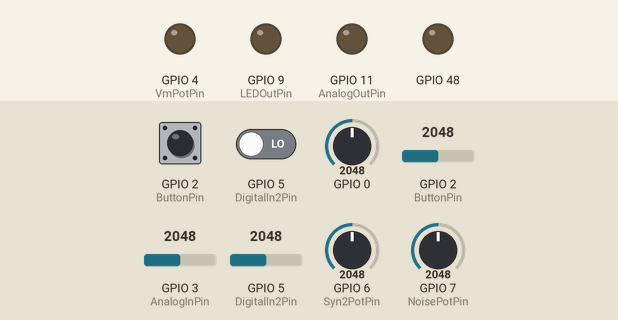
Bench run of a sketch on a simulated ESP32-S3. On the bench: output pins drawn as LEDs (lit = HIGH). Dashed ring = blinking. Inputs (shaded band) come from the test bench; at power-on: GPIO 2 (ButtonPin) LOW, GPIO 7 (NoisePotPin) = 2048, GPIO 0 = 2048, GPIO 2 (ButtonPin) = 2048, GPIO 3 (AnalogInPin) = 2048, GPIO 5 (DigitalIn2Pin) LOW, GPIO 5 (DigitalIn2Pin) = 2048, GPIO 6 (Syn2PotPin) = 2048. Random numbers use the default seed unless the sketch sets one; what the sketch prints to the serial monitor is not drawn.

Above: at 1.2 s.
1.3 s: GPIO 2 (ButtonPin) pulled HIGH for 0.15 s
At 3.0 s:
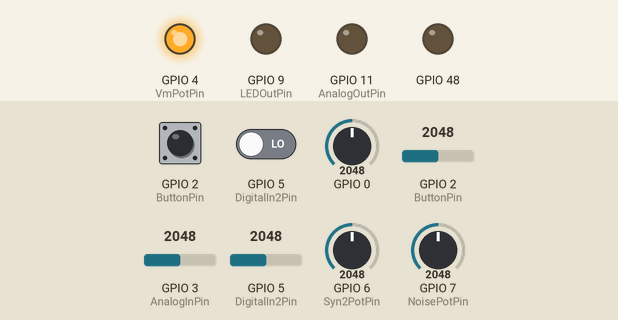
4.4 s: GPIO 2 (ButtonPin) pulled HIGH for 1 s
At 4.47 s:
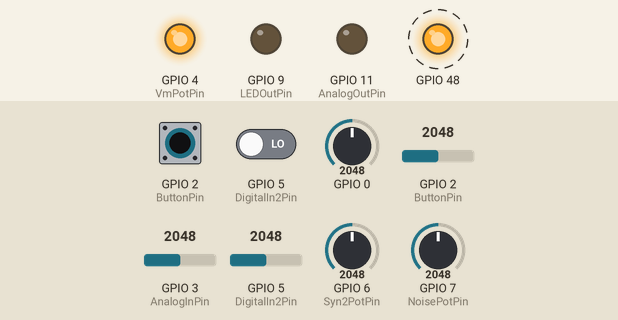
7.4 s: GPIO 2 (ButtonPin) pulled HIGH for 3.2 s
At 11.8 s:
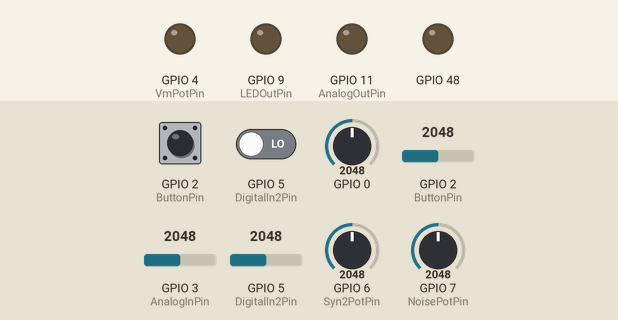
15.1 s: GPIO 7 (NoisePotPin) set to 1228
Timing chart, 0 to 18.1 s (numbered marks = the images above; inputs shaded):
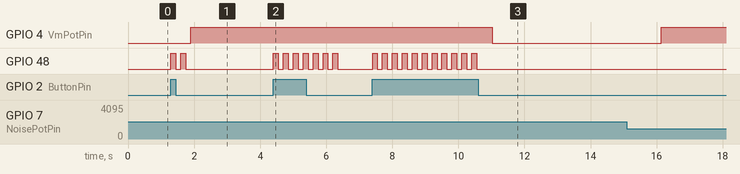

The sketch:

Spikeling.ino
```cpp
////////////////////////////////////////////////////////////////////////////
// Spikeling v1.1. By T Baden, Sussex Neuroscience, UK (www.badenlab.org) //
// 2017                                                                   //
// Izhikevich model taken from original paper (2003 IEEE)                 //
////////////////////////////////////////////////////////////////////////////
// Hardware-specific settings
// Swap these if the ESP32is used instead of Arduino Nano
// (for Spikeling 2.0, see GitHub/Manual)
//
#include   "SettingsArduino.h"
//#include "SettingsESP.h"

///////////////////////////////////////////////////////////////////////////
// KEY PARAMETERS TO SET BY USER  /////////////////////////////////////////
///////////////////////////////////////////////////////////////////////////

int   nosound         = 0;    // 0 default, click on spike + digi out port active. 1 switches both off
int   noled           = 0;    // 0 default, 1 switches the LED off
int   FastMode        = 0;    // default 0; if >0, the script is more optimised for speed by removing some of the serial outputs at the
                              // ... end of the script. This will systematically speed up the whole thing, but the system time will no longer be output as the 8th column
                              // ... meaning that the analysis scripts would need to be adjusted to reflect this (i.e. the array entry of the system time, default - column 8).
                              // FastMode = 0: Stores 8 model parameters via serial, runs at ~280 Hz, system time in column 8 (of 8)
                              // FastMode = 1: Stores 4 model parameters via serial, runs at ~390 Hz, system time in column 4 (of 4)
                              // FastMode = 2: Stores 2 model parameters via serial, runs at ~480 Hz, system time in column 2 (of 2)
                              // FastMode = 3: Stores 0 model parameters via serial, runs at ~730 Hz, DOES NOT SEND DATA TO PC!
                              // The next best thing to furhter increase speed would be to call the several analog.read/write functions
                              // less frequently. If all are disabled, the mode can exceed 1kHz, but then the dials/PD don't work... One compromise
                              // around this would be to call them less frequently. This would give a little extra speed but eventually make the
                              // dials and photodiode feel "sluggish". The latter is currently not implemented
int   AnalogInActive  = 1;    // default = 1, PORT 3 setting: Is Analog In port in use? Note that this shares the dial with the Syn2 (PORT 2) dial
int   Syn1Mode        = 1;    // default 1
                              // Syn1Mode = 0: Synapse 1 Port works like Synapse 2, to receive digital pulses as inputs
                              // Syn1Mode = 1: Synapse 1 Port acts as a Stimulus generator, with pulse frequency being controlled by Syn1Dial
                              // Syn1Mode = 2: Synapse 1 Port acts as a Stimulus generator, generating random Noise sequences (for reverse correlation)
                              // Note: this is being read into the Array_DigiOutMode Array below. This can also be manually set for each Mode, if desired by
                              // simply replacing the Syn1Mode entries in this array with 0, 1 or 2

float PD_Scaling      = 0.5;  // the lower the more sensitive.                       Default = 0.5
int   SynapseScaling  = 50;   // The lower, the stronger the synapse.                Default = 50
int   VmPotiScaling   = 2;    // the lower, the stronger the impact of the Vm poti.  Default = 2
int   AnalogInScaling = 2500; // the lower, the stronger the impact of Analog Input. Default = 2500
int   NoiseScaling    = 10;   // the lower, the higher the default noise level.      Default = 10

float Synapse_decay   = 0.995;// speed of synaptic decay.The difference to 1 matters - the smaller the difference, the slower the decay. Default  = 0.995
float PD_gain_min     = 0.0;  // the photodiode gain cannot decay below this value
float timestep_ms     = 0.1;  // default 0.1. This is the "intended" refresh rate of the model.
                              // Note that it does not actually run this fast as the Arduino cannot execute the...
                              // ...full script at this rate.  Instead, it will run at 333-900 Hz, depending on settings (see top)

// set up Neuron behaviour array parameters
int   nModes = 5; // set this to number of entries in each array. Entries 1 define Mode 1, etc..

  // Izhikevich model parameters - for some pre-tested behaviours from the original paper, see bottom of the script
float Array_a[]           =  { 0.02,  0.02, 0.02, 0.02, 0.02 }; // time scale of recovery variable u. Smaller a gives slower recovery
float Array_b[]           =  { 0.20,  0.20, 0.25, 0.20, -0.1 }; // recovery variable associated with u. greater b coules it more strongly (basically sensitivity)
int   Array_c[]           =  {  -65,   -50,  -55,  -55,  -55 }; // after spike reset value
float Array_d[]           =  {  6.0,   2.0, 0.05,  4.0,  6.0 }; // after spike reset of recovery variable

float Array_PD_decay[]    =  { 0.00005,  0.001, 0.00005,  0.001, 0.00005  }; // slow/fast adapting Photodiode - small numbers make diode slow to decay
float Array_PD_recovery[] =  {   0.001,   0.01,   0.001,   0.01,   0.001  }; // slow/fast adapting Photodiode - small numbers make diode recover slowly
int   Array_PD_polarity[] =  {       1,     -1,      -1,      1,       1  }; // 1 or -1, flips photodiode polarity, i.e. 1: ON cell, 2: OFF cell

int   Array_DigiOutMode[] =  {Syn1Mode,Syn1Mode,Syn1Mode,Syn1Mode,Syn1Mode}; // PORT 1 setting. 0: Synapse 1 In, 1: Stimulus out, 2: 50 Hz binary noise out (for reverse correlation)
/////////////////////////////////////////////////////////////////////////////////////////////////////////////////////////////////////////
// MAIN PROGRAMME - ONLY CHANGE IF YOU KNOW WHAT YOU ARE DOING !                                                                       //
/////////////////////////////////////////////////////////////////////////////////////////////////////////////////////////////////////////

////////////////////////////////////////////////////////////////////////////
// Setup variables required to drive the model
float I_total;           // Total input current to the model
float I_PD;              // Photodiode current
float I_Vm;              // Vm setting current
float I_Synapse;         // Total synaptic current of both synapses
float I_AnalogIn;        // Current from analog Input
float I_Noise;           // Noise current
float Synapse1Ampl;      // Synapse 1 efficacy
float Synapse2Ampl;      // Synapse 2 efficacy
float AnalogInAmpl;      // Analog In efficacy
float NoiseAmpl;         // Added Noise level
long  ModelpreviousMicros   = 0;

// initialise state variables for different inputs
boolean spike = false;
int     buttonState    = 0;
int     SpikeIn1State  = 0;
int     SpikeIn2State  = 0;
int     VmPotVal       = 0;
float   Syn1PotVal     = 0.0;
float   Syn2PotVal     = 0.0;
float   NoisePotVal    = 0.0;
float   AnalogInPotVal = 0.0;
float   AnalogInVal    = 0.0;
int     PDVal          = 0;
int     Stimulator_Val = 0;

// for PD smoothing // this is a dirty hack to smooth the photodiode current which in raw form generates ugly noise spikes
int PDVal_Array[]         =  {0,0,0,0,0,0,0,0,0,0};
int PD_integration_counter= 0;
float PDVal_smoothed      = 0;

float PD_gain = 1.0;
int NeuronBehaviour = 0; // 0:8 for different modes, cycled by button
int DigiOutStep = 0;     // stimestep counter for stimulator mode
int Stim_State = 0;      // State of the internal stimulator
float v; // voltage in Iziekevich model
float u; // recovery variable in Iziekevich model

output_t Output; // output structure for plotting
String   OutputStr;

int startMicros = micros();

////////////////////////////////////////////////////////////////////////////
// SETUP (this only runs once at when the Arduino is initialised) //////////
////////////////////////////////////////////////////////////////////////////

void setup(void) {
  Serial.begin(SerOutBAUD);
  initializeHardware(); // Set all the PINs
}

////////////////////////////////////////////////////////////////////////////
// MAIN ////////////////////////////////////////////////////////////////////
////////////////////////////////////////////////////////////////////////////

void loop(void) {

  // check system time in microseconds
  unsigned long currentMicros = micros() - startMicros;

  // do housekeeping, if needed
  #ifdef USES_HOUSEKEEPING
    housekeeping();
  #endif

  // read button to change spike model
  buttonState = digitalReadHelper(ButtonPin);
  if (buttonState == HIGH) {
    NeuronBehaviour+=1;
    if (NeuronBehaviour>=nModes) {NeuronBehaviour=0;}
    Serial.print("Neuron Mode:");
    Serial.println(NeuronBehaviour);
    for (int modeblink = 0; modeblink < NeuronBehaviour +1; modeblink++) {
      digitalWriteHelper(LED_BUILTIN, HIGH); // Blinks the onboard LED according to which programme is selected
      delay(150);
      digitalWriteHelper(LED_BUILTIN, LOW);
      delay(150);
    }
    if (Array_DigiOutMode[NeuronBehaviour]==0) {
      pinModeHelper(DigitalIn1Pin, INPUT); // SET SYNAPSE 1 IN AS INTENDED
    } else {
      pinModeHelper(DigitalIn1Pin, OUTPUT); // SET SYNAPSE 1 IN AS STIMULATOR OUT CHANNEL
    }
  }

 // NOTE: the below analogRead functions take some microseconds to execute so to speed up the model they
 // could be called less frequently or removed entirely.
 // To remove them, simply change e.g. PotVal = analogRead(VmPotPin); to PotVal = 512;

  // read Vm potentiometer to calculate I_Vm
  VmPotVal = analogReadHelper(VmPotPin); // 0:1023, Vm
  I_Vm = -1 * (VmPotVal-512) / VmPotiScaling;

  // read analog In potentiometer to set Analog in and Noise scaling
  AnalogInPotVal = analogReadHelper(Syn2PotPin); // 0:1023, Vm - reads same pot as Synapse 2!
  AnalogInAmpl = (AnalogInPotVal - 512) / AnalogInScaling;

  NoisePotVal = analogReadHelper(NoisePotPin); // 0:1023, Vm
  NoiseAmpl = -1 * ((NoisePotVal-512) / NoiseScaling);
  if (NoiseAmpl<0) {NoiseAmpl = 0;}
   I_Noise+=random(-NoiseAmpl/2,NoiseAmpl/2);
  I_Noise*=0.9;

  // read analog in to calculate I_AnalogIn
  AnalogInVal = analogReadHelper(AnalogInPin); // 0:1023
  I_AnalogIn = -1 * (AnalogInVal) * AnalogInAmpl;
  if (AnalogInActive == 0) {I_AnalogIn = 0;}


  // read Photodiode
  int PDVal = analogReadHelper(PhotoDiodePin); // 0:1023
  if (PD_integration_counter<10) {   // PD integration over 5 points
    PD_integration_counter+=1;
  } else {
    PD_integration_counter=0;
  }
  PDVal_Array[PD_integration_counter]=PDVal;
  PDVal_smoothed=(PDVal_Array[0]+PDVal_Array[1]+PDVal_Array[2]+PDVal_Array[3]+PDVal_Array[4]+PDVal_Array[5]+PDVal_Array[6]+PDVal_Array[7]+PDVal_Array[8]+PDVal_Array[9])/10; // dirty hack to smooth PD current - could be a lot more elegant
  I_PD = ((PDVal_smoothed) / PD_Scaling) * PD_gain; // input current

  if (PD_gain>PD_gain_min){
    PD_gain-=Array_PD_decay[NeuronBehaviour]*I_PD; // adapts proportional to I_PD
     if (PD_gain<PD_gain_min){
      PD_gain=PD_gain_min;
    }
  }
  if (PD_gain<1.0) {
    PD_gain+=Array_PD_recovery[NeuronBehaviour]; // recovers by constant % per iteration
  }

  // Read the two synapses to calculate Synapse Ampl parameters
  Syn1PotVal = analogReadHelper(Syn1PotPin); // 0:1023, Vm
  Synapse1Ampl = -1* (Syn1PotVal-512) / SynapseScaling; //
  Syn2PotVal = analogReadHelper(Syn2PotPin); // 0:1023, Vm
  Synapse2Ampl = -1 * (Syn2PotVal-512) / SynapseScaling; //

  // read Synapse digital inputs
  SpikeIn1State = digitalReadHelper(DigitalIn1Pin);
  if (Array_DigiOutMode[NeuronBehaviour]>0){
    SpikeIn1State = LOW;
  }
  SpikeIn2State = digitalReadHelper(DigitalIn2Pin);
  if (SpikeIn1State == HIGH) {I_Synapse+=Synapse1Ampl;}
  if (SpikeIn2State == HIGH) {I_Synapse+=Synapse2Ampl;}

  // Decay all synaptic current towards zero
  I_Synapse*=Synapse_decay;

  // compute Izhikevich model
  float I_total = I_PD*Array_PD_polarity[NeuronBehaviour] + I_Vm + I_Synapse + I_AnalogIn + I_Noise; // Add up all current sources
  v = v + timestep_ms*(0.04 * v * v + 5*v + 140 - u + I_total);
  u = u + timestep_ms*(Array_a[NeuronBehaviour] * ( Array_b[NeuronBehaviour]*v - u));
  if (v>=30.0){v=Array_c[NeuronBehaviour]; u+=Array_d[NeuronBehaviour];}
  if (v<=-90) {v=-90.0;} // prevent from analog out (below) going into overdrive - but also means that it will flatline at -90. Change the "90" in this line and the one below if want to
  int AnalogOutValue = (v+90) * 2;
  analogWriteHelper(AnalogOutPin,AnalogOutValue);

  #ifdef USES_DAC
    dacWriteHelper(DACOutPin, uint8_t(map(v, -90,20, 0,255)));
  #endif

  if (noled==0) {
    analogWriteHelper(LEDOutPin,AnalogOutValue);
  }
  if  (v>-30.0) {spike=true;}   // check if there has been a spike for digi out routine (below)

  // trigger audio click and Digi out 5V pulse if there has been a spike
  if (spike==true) {
    if (nosound==0) {
      digitalWriteHelper(DigitalOutPin, HIGH);
    }
    spike=false;
  }
  else {
    digitalWriteHelper(DigitalOutPin, LOW);
  }


  // Set DigiOut level if Array_DigiOutMode[NeuronBehaviour] is not 0
  if (Array_DigiOutMode[NeuronBehaviour]==1){ // if in Step Mode
    if (DigiOutStep<Stimulator_Val){
       digitalWriteHelper(DigitalIn1Pin, HIGH); // use synapse 1 pin as stimulator
       Stim_State = 1;
    } else {
       digitalWriteHelper(DigitalIn1Pin, LOW);
       Stim_State = 0;
    }
    DigiOutStep+=1;
    if (DigiOutStep>=Stimulator_Val*2) {
      DigiOutStep = 0;
      Stimulator_Val = round((Syn1PotVal/1023) * 100); // also calculate 0-100 range variable in case Synapse 1 input is used as stimulator instead

      Stimulator_Val = Stimulator_Val * 10;
      if (Stimulator_Val<10) {Stimulator_Val=10;}

    } // the *2 sets duty cycle to 50 %. higher multipliers reduce duty cycle
  }
  if (Array_DigiOutMode[NeuronBehaviour]==2){ // if in Noise Mode
    int randNumber = random(100);
    if (randNumber<50) {digitalWriteHelper(DigitalIn1Pin, LOW); Stim_State = 0;}
    if (randNumber>=50) {digitalWriteHelper(DigitalIn1Pin, HIGH); Stim_State = 1;}
  }

  // Serial output in order

/*if (FastMode<3){
    // Oscilloscope 1
    Serial.print(v);              // Ch1: voltage
    Serial.print(", ");
  }
  if (FastMode<2){
    Serial.print(I_total);        // Ch2: Total input current
    Serial.print(", ");
    Serial.print(Stim_State);     // Ch3: Internal Stimulus State (if Synapse 1 mode >0)
    Serial.print(", ");
  }
  if (FastMode<1){
    // Oscilloscope 2
    Serial.print(SpikeIn1State);  // Ch4: State of Synapse 1 (High/Low)
    Serial.print(", ");
    Serial.print(SpikeIn2State);  // Ch5: State of Synapse 2 (High/Low)
    Serial.print(", ");
    Serial.print(I_PD);           // Ch6: Total Photodiode current
    Serial.print(", ");

    // Oscilloscope 3
    Serial.print(I_AnalogIn);     // Ch7: Total Analog In current
    Serial.print(", ");
    Serial.print(I_Synapse);      // Ch8: Total Synaptic Current
    Serial.print(", ");
  }
  if (FastMode<3){
    Serial.print(currentMicros);   // Ch9: System Time in us
    Serial.println("\r");
  }*/

  if (FastMode<3){
    // Oscilloscope 1
    OutputStr  = v;               // Ch1: voltage
    OutputStr += ", ";
  }
  if (FastMode<2){
    OutputStr += I_total;         // Ch2: Total input current
    OutputStr += ", ";
    OutputStr += Stim_State;      // Ch3: Internal Stimulus State (if Synapse 1 mode >0)
    OutputStr += ", ";
  }
  if (FastMode<1){
    // Oscilloscope 2
    OutputStr += SpikeIn1State;   // Ch4: State of Synapse 1 (High/Low)
    OutputStr += ", ";
    OutputStr += SpikeIn2State;   // Ch5: State of Synapse 2 (High/Low)
    OutputStr += ", ";
    OutputStr += I_PD;            // Ch6: Total Photodiode current
    OutputStr += ", ";

    // Oscilloscope 3
    OutputStr += I_AnalogIn;      // Ch7: Total Analog In current
    OutputStr += ", ";
    OutputStr += I_Synapse;       // Ch8: Total Synaptic Current
    OutputStr += ", ";
  }
  if (FastMode<3){
    OutputStr += currentMicros;   // Ch9: System Time in us
    OutputStr += "\r";
    Serial.println(OutputStr);
  }

  #ifdef USES_PLOTTING
    // Plot data if display is connected
    //
    Output.v = v;
    Output.I_total = I_total;
    Output.I_PD = I_PD;
    Output.I_AnalogIn = I_AnalogIn;
    Output.I_Synapse = I_Synapse;
    Output.Stim_State = Stim_State;
    Output.SpikeIn1State = SpikeIn1State;
    Output.SpikeIn2State = SpikeIn2State;
    Output.currentMicros = currentMicros;
    Output.NeuronBehaviour = NeuronBehaviour;
    plot(&Output);
  #endif
}

////////////////////////////////////////////////////////////////////////////////////////////////

// From Iziekevich.org - see also https://www.izhikevich.org/publications/figure1.pdf:
//      0.02      0.2     -65      6       14 ;...    % tonic spiking
//      0.02      0.25    -65      6       0.5 ;...   % phasic spiking
//      0.02      0.2     -50      2       15 ;...    % tonic bursting
//      0.02      0.25    -55     0.05     0.6 ;...   % phasic bursting
//      0.02      0.2     -55     4        10 ;...    % mixed mode
//      0.01      0.2     -65     8        30 ;...    % spike frequency adaptation
//      0.02      -0.1    -55     6        0  ;...    % Class 1
//      0.2       0.26    -65     0        0  ;...    % Class 2
//      0.02      0.2     -65     6        7  ;...    % spike latency
//      0.05      0.26    -60     0        0  ;...    % subthreshold oscillations
//      0.1       0.26    -60     -1       0  ;...    % resonator
//      0.02      -0.1    -55     6        0  ;...    % integrator
//      0.03      0.25    -60     4        0;...      % rebound spike
//      0.03      0.25    -52     0        0;...      % rebound burst
//      0.03      0.25    -60     4        0  ;...    % threshold variability
//      1         1.5     -60     0      -65  ;...    % bistability
//        1       0.2     -60     -21      0  ;...    % DAP
//      0.02      1       -55     4        0  ;...    % accomodation
//     -0.02      -1      -60     8        80 ;...    % inhibition-induced spiking
//     -0.026     -1      -45     0        80];       % inhibition-induced bursting
```

Source omitted: Definitions.h (822 bytes), SettingsArduino.h (5808 bytes)

Measured:
- after the input at 1.3 s, GPIO 4 (VmPotPin): LOW → HIGH after 0.60 s; GPIO 48: alternates HIGH for 0.15 s and LOW for 0.15 s, 4 changes in all, then stays LOW, starting at once
- after the input at 4.4 s, GPIO 48: alternates HIGH for 0.15 s and LOW for 0.15 s, 14 changes in all, then stays LOW, starting at once
- after the input at 7.4 s, GPIO 48: alternates HIGH for 0.15 s and LOW for 0.15 s, 22 changes in all, then stays LOW, starting at once
